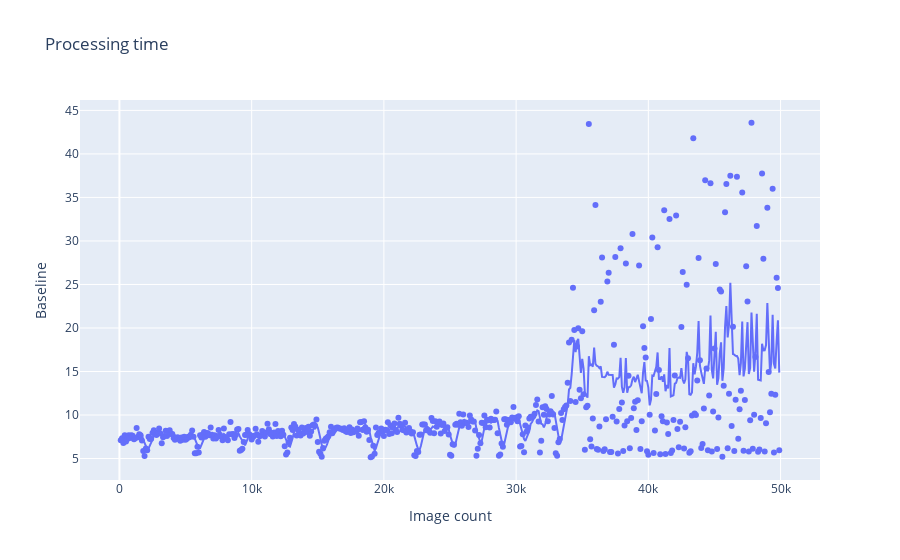
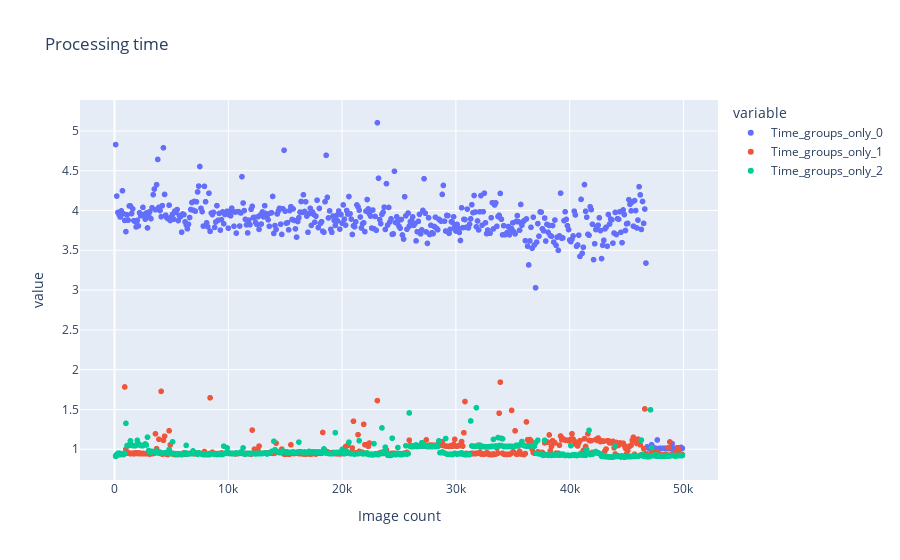
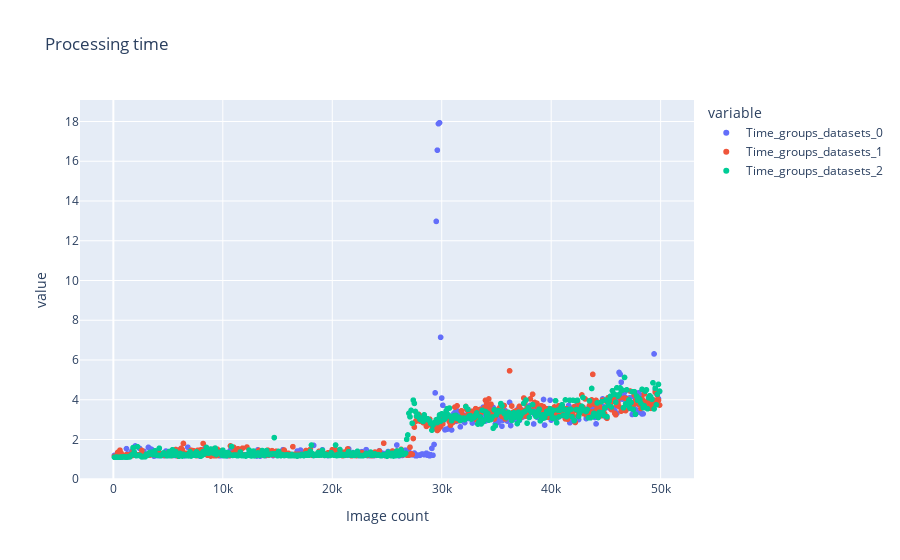
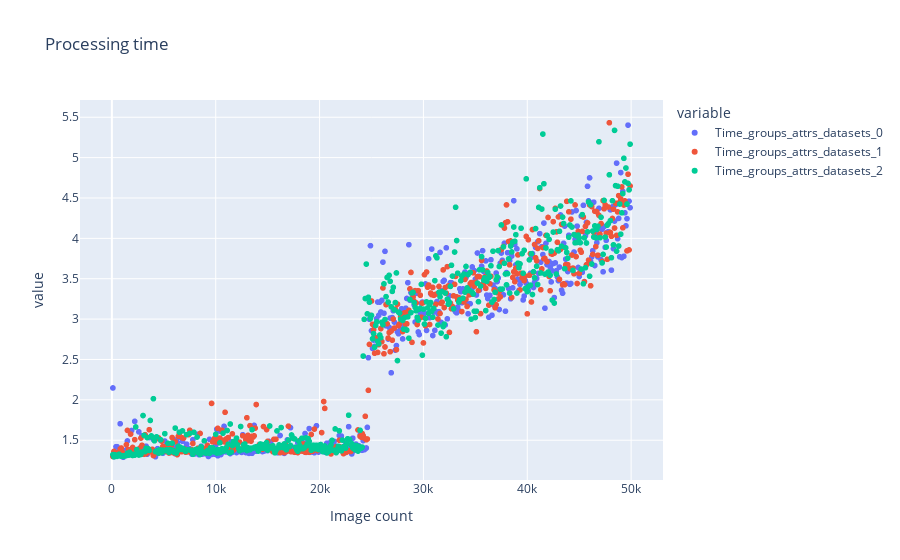

Notebook cell for these charts, in order:
### Code cell
import pandas as pd
import plotly.express as px
import datetime
import os 
import glob

extension = 'csv'
logs_path = '../results/benchmark/timing_logs/without_cache_drop'
timing_types=["groups_only", "groups_datasets", "groups_attrs_datasets"]
no_iterations = 3
dfs_all = []
for timing_type in timing_types:
    dfs_timing_type = []
    for j in range(no_iterations):
        path = '%s/%s_%d.csv' %(logs_path, timing_type, j)
        df = pd.read_csv(path)
        df.rename({"Time":"Time_%s_%d" % (timing_type, j)}, axis=1, inplace=True)
        dfs_timing_type.append(df)
    df_stacked = pd.concat(dfs_timing_type)
    dfs_all.append(df_stacked)
    
dfs_all_stacked = []
for timing_type in timing_types:
    path_list = [i for i in glob.glob(('%s/%s*.{}' % (logs_path, timing_type)).format(extension))]
    df_stacked = pd.concat([pd.read_csv(f) for f in path_list])
    df_stacked.rename({"Time":"Time_%s" % timing_type}, axis=1, inplace=True)
    dfs_all_stacked.append(df_stacked)
    


df1 = pd.read_csv("../results/benchmark/default_baseline.csv")
df1.rename({"Time": "Baseline"}, axis=1, inplace=True)


fig = px.scatter(df1, x="Image count", y="Baseline", title="Processing time", trendline="rolling", 
                 trendline_options=dict(window=5))
fig.show()


for df in dfs_all :
    fig = px.scatter(df, x="Image count", y=df.columns[2:5], title="Processing time", trendline="rolling", 
                 trendline_options=dict(window=5))
    fig.show()
    
averaged_dfs = []
for df in dfs_all_stacked:
    averaged_dfs.append(df.groupby(["Image count"]).mean().reset_index())

all_stacked = pd.concat(averaged_dfs)

fig = px.scatter(all_stacked, x="Image count", y=all_stacked.columns[2:6], title="Processing time", trendline="rolling", 
                 trendline_options=dict(window=100))
fig.show()

# Total time
print("Baseline time: %s" % str(datetime.timedelta(seconds=df1["Baseline"].sum())))

### Figure 1 — Plotly figure (JSON) as saved in the notebook; plotly's stock layout.template omitted (floating-point values rounded to 4 significant figures; data arrays with more than 128 entries replaced by an {"elided": "..."} marker saying what was removed)
{"data": [{"hovertemplate": "Image count=%{x}<br>Baseline=%{y}<extra></extra>", "legendgroup": "", "marker": {"color": "#636efa", "symbol": "circle"}, "mode": "markers", "name": "", "orientation": "v", "showlegend": false, "type": "scatter", "x": {"elided": "499 int values"}, "xaxis": "x", "y": {"elided": "499 float values"}, "yaxis": "y"}, {"hovertemplate": "<b>Rolling mean trendline</b><br><br>Image count=%{x}<br>Baseline=%{y} <b>(trend)</b><extra></extra>", "legendgroup": "", "marker": {"color": "#636efa", "symbol": "circle"}, "mode": "lines", "name": "", "showlegend": false, "type": "scatter", "x": {"elided": "499 int values"}, "xaxis": "x", "y": {"elided": "499 float values"}, "yaxis": "y"}], "layout": {"legend": {"tracegroupgap": 0}, "title": {"text": "Processing time"}, "xaxis": {"anchor": "y", "domain": [0, 1], "title": {"text": "Image count"}}, "yaxis": {"anchor": "x", "domain": [0, 1], "title": {"text": "Baseline"}}}}

### Figure 2 — Plotly figure (JSON) as saved in the notebook; plotly's stock layout.template omitted (floating-point values rounded to 4 significant figures; data arrays with more than 128 entries replaced by an {"elided": "..."} marker saying what was removed)
{"data": [{"hovertemplate": "variable=Time_groups_only_0<br>Image count=%{x}<br>value=%{y}<extra></extra>", "legendgroup": "Time_groups_only_0", "marker": {"color": "#636efa", "symbol": "circle"}, "mode": "markers", "name": "Time_groups_only_0", "showlegend": true, "type": "scattergl", "x": {"elided": "1497 int values"}, "xaxis": "x", "y": {"elided": "1497 float values"}, "yaxis": "y"}, {"hovertemplate": "<b>Rolling mean trendline</b><br><br>variable=Time_groups_only_0<br>Image count=%{x}<br>value=%{y} <b>(trend)</b><extra></extra>", "legendgroup": "Time_groups_only_0", "marker": {"color": "#636efa", "symbol": "circle"}, "mode": "lines", "name": "Time_groups_only_0", "showlegend": false, "type": "scattergl", "x": {"elided": "499 int values"}, "xaxis": "x", "y": {"elided": "499 null values"}, "yaxis": "y"}, {"hovertemplate": "variable=Time_groups_only_1<br>Image count=%{x}<br>value=%{y}<extra></extra>", "legendgroup": "Time_groups_only_1", "marker": {"color": "#EF553B", "symbol": "circle"}, "mode": "markers", "name": "Time_groups_only_1", "showlegend": true, "type": "scattergl", "x": {"elided": "1497 int values"}, "xaxis": "x", "y": {"elided": "1497 float values"}, "yaxis": "y"}, {"hovertemplate": "<b>Rolling mean trendline</b><br><br>variable=Time_groups_only_1<br>Image count=%{x}<br>value=%{y} <b>(trend)</b><extra></extra>", "legendgroup": "Time_groups_only_1", "marker": {"color": "#EF553B", "symbol": "circle"}, "mode": "lines", "name": "Time_groups_only_1", "showlegend": false, "type": "scattergl", "x": {"elided": "499 int values"}, "xaxis": "x", "y": {"elided": "499 null values"}, "yaxis": "y"}, {"hovertemplate": "variable=Time_groups_only_2<br>Image count=%{x}<br>value=%{y}<extra></extra>", "legendgroup": "Time_groups_only_2", "marker": {"color": "#00cc96", "symbol": "circle"}, "mode": "markers", "name": "Time_groups_only_2", "showlegend": true, "type": "scattergl", "x": {"elided": "1497 int values"}, "xaxis": "x", "y": {"elided": "1497 float values"}, "yaxis": "y"}, {"hovertemplate": "<b>Rolling mean trendline</b><br><br>variable=Time_groups_only_2<br>Image count=%{x}<br>value=%{y} <b>(trend)</b><extra></extra>", "legendgroup": "Time_groups_only_2", "marker": {"color": "#00cc96", "symbol": "circle"}, "mode": "lines", "name": "Time_groups_only_2", "showlegend": false, "type": "scattergl", "x": {"elided": "499 int values"}, "xaxis": "x", "y": {"elided": "499 null values"}, "yaxis": "y"}], "layout": {"legend": {"title": {"text": "variable"}, "tracegroupgap": 0}, "title": {"text": "Processing time"}, "xaxis": {"anchor": "y", "domain": [0, 1], "title": {"text": "Image count"}}, "yaxis": {"anchor": "x", "domain": [0, 1], "title": {"text": "value"}}}}

### Figure 3 — Plotly figure (JSON) as saved in the notebook; plotly's stock layout.template omitted (floating-point values rounded to 4 significant figures; data arrays with more than 128 entries replaced by an {"elided": "..."} marker saying what was removed)
{"data": [{"hovertemplate": "variable=Time_groups_datasets_0<br>Image count=%{x}<br>value=%{y}<extra></extra>", "legendgroup": "Time_groups_datasets_0", "marker": {"color": "#636efa", "symbol": "circle"}, "mode": "markers", "name": "Time_groups_datasets_0", "showlegend": true, "type": "scattergl", "x": {"elided": "1497 int values"}, "xaxis": "x", "y": {"elided": "1497 float values"}, "yaxis": "y"}, {"hovertemplate": "<b>Rolling mean trendline</b><br><br>variable=Time_groups_datasets_0<br>Image count=%{x}<br>value=%{y} <b>(trend)</b><extra></extra>", "legendgroup": "Time_groups_datasets_0", "marker": {"color": "#636efa", "symbol": "circle"}, "mode": "lines", "name": "Time_groups_datasets_0", "showlegend": false, "type": "scattergl", "x": {"elided": "499 int values"}, "xaxis": "x", "y": {"elided": "499 null values"}, "yaxis": "y"}, {"hovertemplate": "variable=Time_groups_datasets_1<br>Image count=%{x}<br>value=%{y}<extra></extra>", "legendgroup": "Time_groups_datasets_1", "marker": {"color": "#EF553B", "symbol": "circle"}, "mode": "markers", "name": "Time_groups_datasets_1", "showlegend": true, "type": "scattergl", "x": {"elided": "1497 int values"}, "xaxis": "x", "y": {"elided": "1497 float values"}, "yaxis": "y"}, {"hovertemplate": "<b>Rolling mean trendline</b><br><br>variable=Time_groups_datasets_1<br>Image count=%{x}<br>value=%{y} <b>(trend)</b><extra></extra>", "legendgroup": "Time_groups_datasets_1", "marker": {"color": "#EF553B", "symbol": "circle"}, "mode": "lines", "name": "Time_groups_datasets_1", "showlegend": false, "type": "scattergl", "x": {"elided": "499 int values"}, "xaxis": "x", "y": {"elided": "499 null values"}, "yaxis": "y"}, {"hovertemplate": "variable=Time_groups_datasets_2<br>Image count=%{x}<br>value=%{y}<extra></extra>", "legendgroup": "Time_groups_datasets_2", "marker": {"color": "#00cc96", "symbol": "circle"}, "mode": "markers", "name": "Time_groups_datasets_2", "showlegend": true, "type": "scattergl", "x": {"elided": "1497 int values"}, "xaxis": "x", "y": {"elided": "1497 float values"}, "yaxis": "y"}, {"hovertemplate": "<b>Rolling mean trendline</b><br><br>variable=Time_groups_datasets_2<br>Image count=%{x}<br>value=%{y} <b>(trend)</b><extra></extra>", "legendgroup": "Time_groups_datasets_2", "marker": {"color": "#00cc96", "symbol": "circle"}, "mode": "lines", "name": "Time_groups_datasets_2", "showlegend": false, "type": "scattergl", "x": {"elided": "499 int values"}, "xaxis": "x", "y": {"elided": "499 null values"}, "yaxis": "y"}], "layout": {"legend": {"title": {"text": "variable"}, "tracegroupgap": 0}, "title": {"text": "Processing time"}, "xaxis": {"anchor": "y", "domain": [0, 1], "title": {"text": "Image count"}}, "yaxis": {"anchor": "x", "domain": [0, 1], "title": {"text": "value"}}}}

### Figure 4 — Plotly figure (JSON) as saved in the notebook; plotly's stock layout.template omitted (floating-point values rounded to 4 significant figures; data arrays with more than 128 entries replaced by an {"elided": "..."} marker saying what was removed)
{"data": [{"hovertemplate": "variable=Time_groups_attrs_datasets_0<br>Image count=%{x}<br>value=%{y}<extra></extra>", "legendgroup": "Time_groups_attrs_datasets_0", "marker": {"color": "#636efa", "symbol": "circle"}, "mode": "markers", "name": "Time_groups_attrs_datasets_0", "showlegend": true, "type": "scattergl", "x": {"elided": "1497 int values"}, "xaxis": "x", "y": {"elided": "1497 float values"}, "yaxis": "y"}, {"hovertemplate": "<b>Rolling mean trendline</b><br><br>variable=Time_groups_attrs_datasets_0<br>Image count=%{x}<br>value=%{y} <b>(trend)</b><extra></extra>", "legendgroup": "Time_groups_attrs_datasets_0", "marker": {"color": "#636efa", "symbol": "circle"}, "mode": "lines", "name": "Time_groups_attrs_datasets_0", "showlegend": false, "type": "scattergl", "x": {"elided": "499 int values"}, "xaxis": "x", "y": {"elided": "499 null values"}, "yaxis": "y"}, {"hovertemplate": "variable=Time_groups_attrs_datasets_1<br>Image count=%{x}<br>value=%{y}<extra></extra>", "legendgroup": "Time_groups_attrs_datasets_1", "marker": {"color": "#EF553B", "symbol": "circle"}, "mode": "markers", "name": "Time_groups_attrs_datasets_1", "showlegend": true, "type": "scattergl", "x": {"elided": "1497 int values"}, "xaxis": "x", "y": {"elided": "1497 float values"}, "yaxis": "y"}, {"hovertemplate": "<b>Rolling mean trendline</b><br><br>variable=Time_groups_attrs_datasets_1<br>Image count=%{x}<br>value=%{y} <b>(trend)</b><extra></extra>", "legendgroup": "Time_groups_attrs_datasets_1", "marker": {"color": "#EF553B", "symbol": "circle"}, "mode": "lines", "name": "Time_groups_attrs_datasets_1", "showlegend": false, "type": "scattergl", "x": {"elided": "499 int values"}, "xaxis": "x", "y": {"elided": "499 null values"}, "yaxis": "y"}, {"hovertemplate": "variable=Time_groups_attrs_datasets_2<br>Image count=%{x}<br>value=%{y}<extra></extra>", "legendgroup": "Time_groups_attrs_datasets_2", "marker": {"color": "#00cc96", "symbol": "circle"}, "mode": "markers", "name": "Time_groups_attrs_datasets_2", "showlegend": true, "type": "scattergl", "x": {"elided": "1497 int values"}, "xaxis": "x", "y": {"elided": "1497 float values"}, "yaxis": "y"}, {"hovertemplate": "<b>Rolling mean trendline</b><br><br>variable=Time_groups_attrs_datasets_2<br>Image count=%{x}<br>value=%{y} <b>(trend)</b><extra></extra>", "legendgroup": "Time_groups_attrs_datasets_2", "marker": {"color": "#00cc96", "symbol": "circle"}, "mode": "lines", "name": "Time_groups_attrs_datasets_2", "showlegend": false, "type": "scattergl", "x": {"elided": "499 int values"}, "xaxis": "x", "y": {"elided": "499 null values"}, "yaxis": "y"}], "layout": {"legend": {"title": {"text": "variable"}, "tracegroupgap": 0}, "title": {"text": "Processing time"}, "xaxis": {"anchor": "y", "domain": [0, 1], "title": {"text": "Image count"}}, "yaxis": {"anchor": "x", "domain": [0, 1], "title": {"text": "value"}}}}
